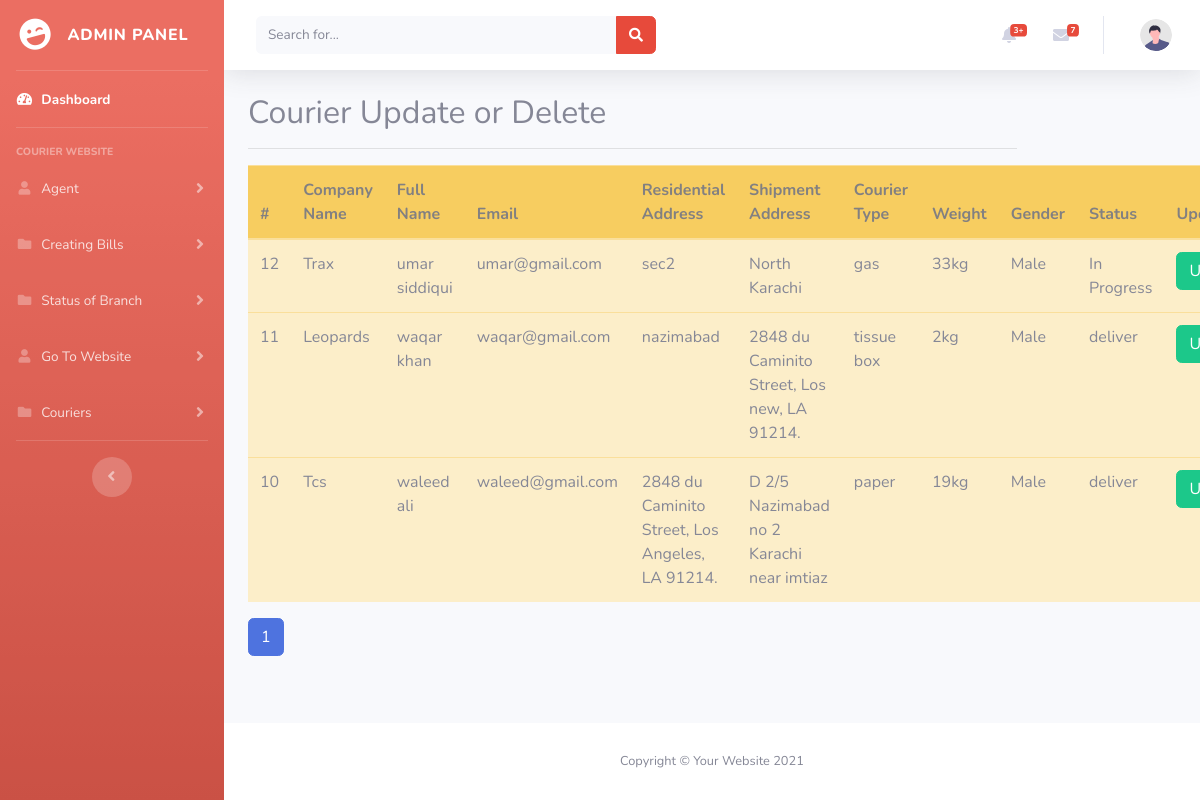
The app's page /admin/panel/ud.php with its own data.
### tables this page shows
CREATE TABLE `form` (
  `fid` int(111) NOT NULL,
  `scompany` varchar(167) NOT NULL,
  `fname` varchar(122) NOT NULL,
  `lname` varchar(321) NOT NULL,
  `femail` varchar(111) NOT NULL,
  `raddress` text NOT NULL,
  `saddress` text NOT NULL,
  `city` varchar(212) NOT NULL,
  `phone` int(111) NOT NULL,
  `ctype` varchar(122) NOT NULL,
  `weight` varchar(112) NOT NULL,
  `date` date NOT NULL,
  `gender` varchar(222) NOT NULL,
  `status` varchar(88) NOT NULL DEFAULT 'In Progress'
);

### admin/panel/ud.php (the view, shortened to what this page needs)
<?php
include('admin/includes/header.php');
include('admin/includes/sidebar.php');
include('admin/includes/topbar.php');
include('config.php');
$limit = 3;
if(isset($_GET['page'])){
  $getpgno = $_GET['page'];
}else{
  $getpgno = 1;
}
$offset = ($getpgno - 1) * $limit;
$fetch = "SELECT * FROM `form` order by fid desc limit {$offset}, {$limit}";
$data = mysqli_query($connection, $fetch);
?>
<!DOCTYPE html>
<html lang="en">
<head>
    <link href="vendor/fontawesome-free/css/all.min.css" rel="stylesheet" type="text/css">
    <link href="css/sb-admin-2.min.css" rel="stylesheet">
    <link rel="stylesheet" href="css/customstyle.css">
</head>
<link
  rel="stylesheet"
  href="https://cdnjs.cloudflare.com/ajax/libs/animate.css/4.1.1/animate.min.css"
/>
</body>
 <div class="container">
        <div class="row justify-content-left">
            <div class="col-xl-10 col-lg-12 col-md-9">
                <h2>Courier Update or Delete</h2>
                <hr>
            <table class="table table-warning">
                <thead class="bg-warning p-2 text-dark bg-opacity-10" style="opacity: 75%;">
                    <tr>
                    <th scope="col">#</th>
                    <th scope="col">Company Name</th>
                    <th scope="col">Full Name</th>
                    <th scope="col">Email</th>
                    <th scope="col">Residential Address</th>
                    <th scope="col">Shipment Address</th>
                    <th scope="col">Courier Type</th>
                    <th scope="col">Weight</th>
                    <th scope="col">Gender</t/h>
                    <th scope="col">Status</th>
                    <th scope="col">Update</th>
                    </tr>
                </thead>
                <tbody>
                    <?php while ($row = mysqli_fetch_assoc($data)) {
                     ?>
                    <tr>
                    <td><?php echo $row ['fid']?></td>
                    <td><?php echo $row ['scompany']?></td>
                    <td><?php echo $row ['fname']?>
                    <?php echo $row ['lname']?></td>
                    <td><?php echo $row ['femail']?></td>
                    <td><?php echo $row ['raddress']?></td>
                    <td><?php echo $row ['saddress']?></td>
                    <td><?php echo $row ['ctype']?></td>
                    <td><?php echo $row ['weight']?></td>
                    <td><?php echo $row ['gender']?></td>
                    <td><?php echo $row ['status']?></td>
                    <td ><a href="updatedata.php?fid=<?php echo $row['fid'];?>" class="btn btn-success">Update</a></td>
                </tr>
                <?php
                    }
                ?>
                </tbody>
            </table>
<?php
$fetchpage = "SELECT * from form";
$query = mysqli_query($connection, $fetchpage);
  if(mysqli_num_rows($query) > 0){
    $totalRecords = mysqli_num_rows($query);
    $totalpages = ceil($totalRecords / $limit);
    echo '<ul class="pagination">';
    for($i = 1; $i <= $totalpages; $i++){
      $active = $i == $getpgno? "active" : "";
      echo '<li class="'.$active.' page-item"><a class="page-link" href="viewdetail.php?page='.$i.'">'.$i.'</a></li>';
    }
  }
  ?>
            </div>
            </div>
        </div>
</body>
</html>
<?php
include('admin/includes/footer.php');
?>

### admin/panel/css/userprofile.css (style rules this page uses)
body { margin-top:20px; color: #1a202c; text-align: left; background-color: #e2e8f0; }

### records on screen
form: fid "12", scompany "Trax", fname "umar", lname "siddiqui", femail "umar@gmail.com", raddress "sec2", saddress "North Karachi", ctype "gas", weight "33kg", gender "Male", status "In Progress"
form: fid "11", scompany "Leopards", fname "waqar", lname "khan", femail "waqar@gmail.com", raddress "nazimabad", saddress "2848 du Caminito Street, Los new, LA 91214.", ctype "tissue box", weight "2kg", gender "Male", status "deliver"
form: fid "10", scompany "Tcs", fname "waleed", lname "ali", femail "waleed@gmail.com", raddress "2848 du Caminito Street, Los Angeles, LA 91214.", saddress "D 2/5 Nazimabad no 2 Karachi near imtiaz", ctype "paper", weight "19kg", gender "Male", status "deliver"
